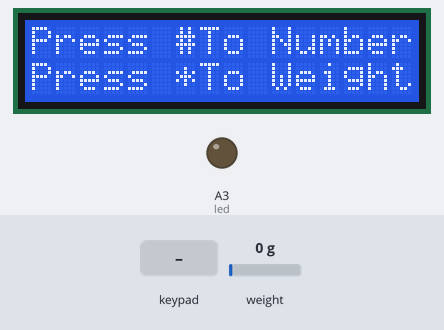
The sketch below on a simulated Arduino Uno, built with avr-gcc and run on an emulated ATmega328P. Shown: 16×2 character LCD, output pins drawn as LEDs (lit = HIGH). Inputs (shaded band) come from the test bench; at power-on: weight on the scale 0 g. What the sketch prints to the serial monitor is not drawn.

Above: at 4.2 s.
4.3 s: key '*' pressed
At 6.3 s:
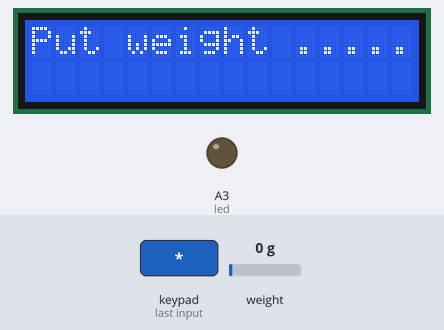
7.0 s: weight on the scale set to 100 g
At 7.8 s:
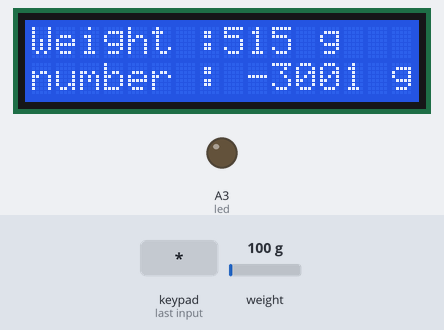
8.7 s: weight on the scale set to 1250 g
At 9.4 s:
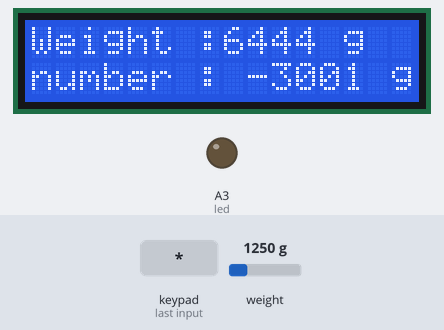
10.4 s: weight on the scale set to 2500 g
At 11.0 s:
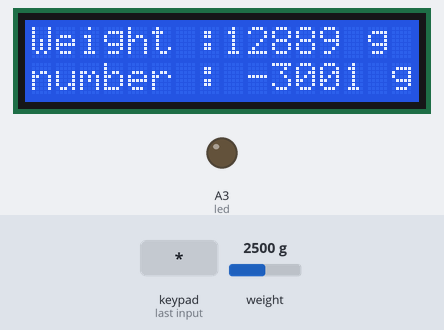
Timing chart, 0 to 13.1 s (numbered marks = the images above; inputs shaded):
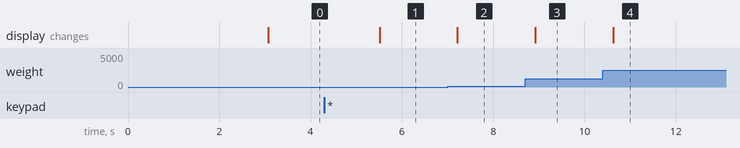

The sketch:

code.ino
```cpp
#include <LiquidCrystal.h>
#include <Keypad.h>
#include "HX711.h"

LiquidCrystal lcd(8, 9, 10, 11, 12, 13);

const int LOADCELL_DOUT_PIN = A0;
const int LOADCELL_SCK_PIN = A1;
const byte rows =4;
const byte cols =4;
byte rowpins[rows] = {0,2,3,4};
byte colpins[cols] = {5,6,7};
HX711 scale;
char hexakeys[rows][cols] =
{
   {'1' , '2' ,'3' , 'A'},
   {'4' , '5' ,'6' , 'B'},
   {'7' , '8' ,'9' , 'C'},
   {'*' , '0' ,'#' , 'D'}

};
Keypad customKeypad = Keypad(makeKeymap(hexakeys),rowpins,colpins,rows,cols);
int led = A3;
char customKey;
int number ;
int count;

void setup() {
  Serial.begin(9600);
  lcd.begin(16, 2);
  analogWrite(led, 0);
  scale.begin(LOADCELL_DOUT_PIN, LOADCELL_SCK_PIN);
  Serial.println(scale.read_average(20));
  scale.set_scale(2280.f);
  scale.tare();


  Serial.println("Readings:");
}

void loop() {
  Enter_number();
  Serial.print("one reading:\t");
  Serial.print(scale.get_units(), 1);
  Serial.print("\t| average:\t");
  Serial.print(scale.get_units(10), 1);

 float w = scale.get_units() * 5.15584 ;


                     if(w < 0 ) { w *= -1 ; }
                    if ( w < 1 )
                    {
                       lcd.setCursor(0, 0);
                         lcd.print("Put weight .......");
                          lcd.setCursor(0, 1);
                          lcd.print("                ");


                    }
                       else
                   {
                    if((int)w ==number  || (int)w ==(number-1) )
                    { lcd.setCursor(0, 0);
                        lcd.print("successful      ");
                        lcd.setCursor(0, 1);
                        lcd.print("               ");


                      }
                      else if (number == 1111111)
                      {
                         lcd.setCursor(0, 0);
                        lcd.print("     Weight     ");

                        lcd.setCursor(0, 1);
                        lcd.print((int)w);
                         lcd.print(" g        ");

                      }
                      else{
                        lcd.setCursor(0, 0);
                        lcd.print("Weight :");
                         lcd.print((int)w);
                         lcd.print(" g    ");
                        lcd.setCursor(0, 1);
                        lcd.print("number : ");
                         lcd.print(number);
                         lcd.print(" g");

                      }

                    }
                       Serial.print("\t| Weight :\t");
                       Serial.println(w);


   scale.power_down();
  delay(500);
  scale.power_up();

}

void Enter_number()
{

  while (number == 0)

{
  Serial.println("Press # To Enter");
  lcd.setCursor(0, 0);
  lcd.print("Press #To Number");
  lcd.setCursor(0, 1);
  lcd.print("Press *To Weight");

  char userinput[4];

customKey = customKeypad.waitForKey();
if(customKey == '*')
{
  number = 1111111 ;
}
if(customKey == '#')
{                   lcd.clear();
                    Serial.print(customKey);
                   Serial.print(": >");
                     lcd.setCursor(0, 0);
                     lcd.print(customKey);
                     lcd.print(": >");

                  for ( count = 0; count < 4; count++)
                 {
                       customKey = customKeypad.waitForKey();
                       if(customKey =='*') break;
                        userinput[count] =  customKey;
                         Serial.print( customKey );
                          lcd.print(customKey);
                 }
                 for (int count1 = 0; count1 < count; count1++)
                   {
                      if(count1 == 0 )
                         { number = ( (int) userinput[count1] - 48 ) ;  }

                      else
                        {  number =(  (number*10) + ( (int) userinput[count1] - 48 )) ;  }

                   }
  }


}

}
```

Measured:
- after the input at 4.3 s, the display: changes after 1.2 s (image 1)
- after the input at 7.0 s, the display: changes after 0.22 s (image 2)
- after the input at 8.7 s, the display: changes after 0.22 s (image 3)
- after the input at 10.4 s, the display: changes after 0.23 s (image 4)
